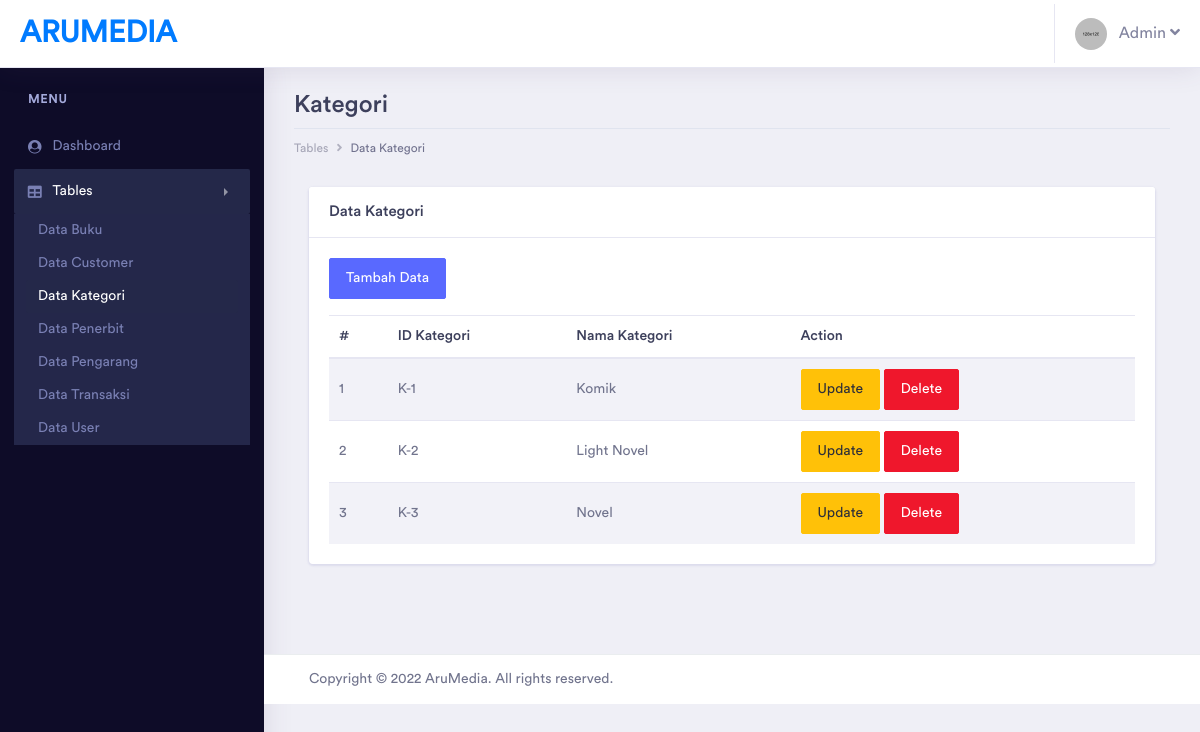
Page /admin/pages/tables/kategori/table_kategori.php (signed in) on the committed database.
### tables this page shows
CREATE TABLE `kategori` (
  `id_kategori` varchar(20) NOT NULL,
  `nama_kategori` varchar(50) NOT NULL,
  `deleted` tinyint(1) NOT NULL
);

### admin/pages/tables/kategori/table_kategori.php (the view, shortened to what this page needs)
<?php
include '../../../../helper/connection.php';
?>
<?php
if(!$_SESSION['username'] && !$_SESSION['password'] && $_SESSION['tipe_user'] != "Admin")
{
    echo "
		<script type='text/javascript'>
		alert('Anda harus login terlebih dahulu!')
		window.location='../../../index.php';
		</script>";
}
else
{
?>
<!doctype html>
<html lang="en">
<head>
    <link rel="stylesheet" href="../../../assets/vendor/bootstrap/css/bootstrap.min.css">
    <link href="../../../assets/vendor/fonts/circular-std/style.css" rel="stylesheet">
    <link rel="stylesheet" href="../../../assets/libs/css/style.css">
    <link rel="stylesheet" href="../../../assets/vendor/fonts/fontawesome/css/fontawesome-all.css">
    <link rel="stylesheet" href="../../../assets/vendor/charts/chartist-bundle/chartist.css">
    <link rel="stylesheet" href="../../../assets/vendor/charts/morris-bundle/morris.css">
    <link rel="stylesheet" href="../../../assets/vendor/fonts/material-design-iconic-font/css/materialdesignicons.min.css">
    <link rel="stylesheet" href="../../../assets/vendor/charts/c3charts/c3.css">
    <link rel="stylesheet" href="../../../assets/vendor/fonts/flag-icon-css/flag-icon.min.css">
</head>
<body>
    <div class="dashboard-main-wrapper">
        <div class="dashboard-header">
            <nav class="navbar navbar-expand-lg bg-white fixed-top">
                <a class="navbar-brand" href="../../../dashboard.php">AruMedia</a>
                <div class="collapse navbar-collapse " id="navbarSupportedContent">
                    <ul class="navbar-nav ml-auto navbar-right-top">
                        <li class="nav-item dropdown nav-user">
                            <a class="nav-link nav-user-img" href="#" id="navbarDropdownMenuLink2" data-toggle="dropdown"
                                aria-haspopup="true" aria-expanded="false"><img src="../../../assets/images/avatar-1.jpg"
                                    alt="" class="user-avatar-md rounded-circle">&nbsp;&nbsp;&nbsp;Admin <i class="fas fa-angle-down"></i></a>
                        </li>
                    </ul>
                </div>
            </nav>
        </div>
        <div class="nav-left-sidebar sidebar-dark">
            <div class="menu-list">
                <nav class="navbar navbar-expand-lg navbar-light">
                    <div class="collapse navbar-collapse" id="navbarNav">
                        <ul class="navbar-nav flex-column">
                            <li class="nav-divider">
                                Menu
                            </li>
                            <li class="nav-item ">
                                <a class="nav-link" href="../../../dashboard.php" aria-expanded="false" data-target="#submenu-1"
                                    aria-controls="submenu-1"><i class="fa fa-fw fa-user-circle"></i>Dashboard
                                    <span class="badge badge-success">6</span></a>
                            </li>
                            <li class="nav-item">
                                <a class="nav-link active" href="#" data-toggle="collapse" aria-expanded="false"
                                    data-target="#submenu-5" aria-controls="submenu-5"><i class="fas fa-fw fa-table"></i>Tables</a>
                                <div id="submenu-5" class="collapse submenu show" style="">
                                    <ul class="nav flex-column">
                                        <li class="nav-item">
                                            <a class="nav-link" href="../buku/table_buku.php">Data Buku</a>
                                        </li>
                                        <li class="nav-item">
                                            <a class="nav-link" href="../customer/table_customer.php">Data Customer</a>
                                        </li>
                                        <li class="nav-item">
                                            <a class="nav-link active" href="table_kategori.php">Data Kategori</a>
                                        </li>
                                        <li class="nav-item">
                                            <a class="nav-link" href="../penerbit/table_penerbit.php">Data Penerbit</a>
                                        </li>
                                        <li class="nav-item">
                                            <a class="nav-link" href="../pengarang/table_pengarang.php">Data Pengarang</a>
                                        </li>
                                        <li class="nav-item">
                                            <a class="nav-link" href="../transaksi/table_transaksi.php">Data Transaksi</a>
                                        </li>
                                        <li class="nav-item">
                                            <a class="nav-link" href="../user/table_user.php">Data User</a>
                                        </li>
                                    </ul>
                                </div>
                            </li>
                        </ul>
                    </div>
                </nav>
            </div>
        </div>
        <div class="dashboard-wrapper">
            <div class="dashboard-ecommerce">
                <div class="container-fluid dashboard-content ">
                    <div class="row">
                        <div class="col-xl-12 col-lg-12 col-md-12 col-sm-12 col-12">
                            <div class="page-header">
                                <h2 class="pageheader-title">Kategori</h2>
                                <div class="page-breadcrumb">
                                    <nav aria-label="breadcrumb">
                                        <ol class="breadcrumb">
                                            <li class="breadcrumb-item"><a href="#" class="breadcrumb-link">Tables</a></li>
                                            <li class="breadcrumb-item active" aria-current="page">Data Kategori</li>
                                        </ol>
                                    </nav>
                                </div>
                            </div>
                        </div>
                    </div>
                    <div class="col-xl-12">
                        <div class="card">
                            <h5 class="card-header">Data Kategori</h5>
                            <div class="card-body">
                                <a href="form_kategori.php" class="btn btn-primary">Tambah Data</a>
                                <table class="table table-striped mt-3">
                                    <thead>
                                        <tr>
                                            <th>#</th>
                                            <th>ID Kategori</th>
                                            <th>Nama Kategori</th>
                                            <th>Action</th>
                                        </tr>
                                    </thead>
                                    <tbody>
                                        <?php
                                            $query = "SELECT * FROM kategori where deleted=0";
                                            $result = mysqli_query($con, $query);
                                            if (mysqli_num_rows($result) > 0)
                                            {
                                                $index = 1;
                                                while($row = mysqli_fetch_assoc($result))
                                                {
                                                    $id_kategori = $row['id_kategori'];
                                                    echo "
                                                    <tr>
                                                        <td>" . $index++ . "</td>
                                                        <td>" . $row["id_kategori"] . "</td>
                                                        <td>" . $row["nama_kategori"]  . "</td>
                                                        <td>
                                                            <a href='form_edit_kategori.php?id_kategori=$id_kategori' class='btn btn-warning'>Update</a>
                                                            <a href='process/delete_kategori.php?id_kategori=$id_kategori' class='btn btn-danger'>Delete</a>
                                                        </td>
                                                    </tr>
                                                    ";
                                                }
                                            }
                                            ?>
                                    </tbody>
                                </table>
                            </div>
                        </div>
                    </div>
                </div>
            </div>
            <div class="footer">
                <div class="container-fluid">
                    <div class="row">
                        <div class="col-xl-6 col-lg-6 col-md-6 col-sm-12 col-12">
                        Copyright © 2022 AruMedia. All rights reserved.
                        </div>
                        <div class="col-xl-6 col-lg-6 col-md-6 col-sm-12 col-12">
                        </div>
                    </div>
                </div>
            </div>
        </div>
    </div>
</body>
</html>
<?php } ?>

### rows in the picture
kategori: id_kategori "K-1", nama_kategori "Komik"
kategori: id_kategori "K-2", nama_kategori "Light Novel"
kategori: id_kategori "K-3", nama_kategori "Novel"
